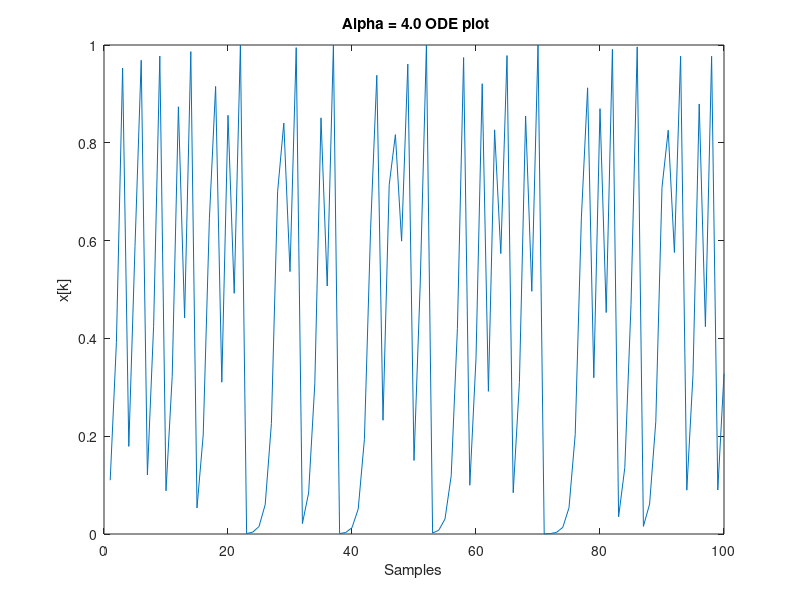

This chart was generated by the following MATLAB code:
%% System Simulation
% * Homework 1: Simulation of a Difference Equation
% * Joshua Newman
% * jrn54@uakron.edu
% * 1/12/2021
% 

%%
% *INITIAL CONDITIONS*
clc; clear; 

x = zeros(1,100); % Pre-Allocate
x(1) =.11; % Initial Condition

alpha = [.80 1.35 2.75 3.20 3.52 3.75 4.0]; %Alpha Array

%%
% *Alpha = .80*
for k = 1:99
    x(k+1) = alpha(1)*(1-x(k))*x(k);
end

plot(x)
title(" Alpha = .80 ODE plot")
xlabel("Samples")
ylabel("x[k]")

%%
% *Alpha = 1.35*
for k = 1:99
    x(k+1) = alpha(2)*(1-x(k))*x(k);
end

plot(x)
title(" Alpha = 1.35 ODE plot")
xlabel("Samples")
ylabel("[k]")

%%
% *Alpha = 2.75*
for k = 1:99
    x(k+1) = alpha(3)*(1-x(k))*x(k);
end

plot(x)
title(" Alpha = 2.75 ODE plot")
xlabel("Samples")
ylabel("x[k]")

%%
% *Alpha = 3.20*
for k = 1:99
    x(k+1) = alpha(4)*(1-x(k))*x(k);
end

plot(x)
title(" Alpha = 3.20 ODE plot")
xlabel("Samples")
ylabel("x[k]")

%%
% *Alpha = 3.52*
for k = 1:99
    x(k+1) = alpha(5)*(1-x(k))*x(k);
end

plot(x)
title(" Alpha = 3.52 ODE plot")
xlabel("Samples")
ylabel("x[k]")

%%
% *Alpha = 3.75*
for k = 1:99
    x(k+1) = alpha(6)*(1-x(k))*x(k);
end

plot(x)
title(" Alpha = 3.75 ODE plot")
xlabel("Samples")
ylabel("x[k]")

%%
% *Alpha = 4.0*
for k = 1:99
    x(k+1) = alpha(7)*(1-x(k))*x(k);
end

plot(x)
title(" Alpha = 4.0 ODE plot")
xlabel("Samples")
ylabel("x[k]")
%%



